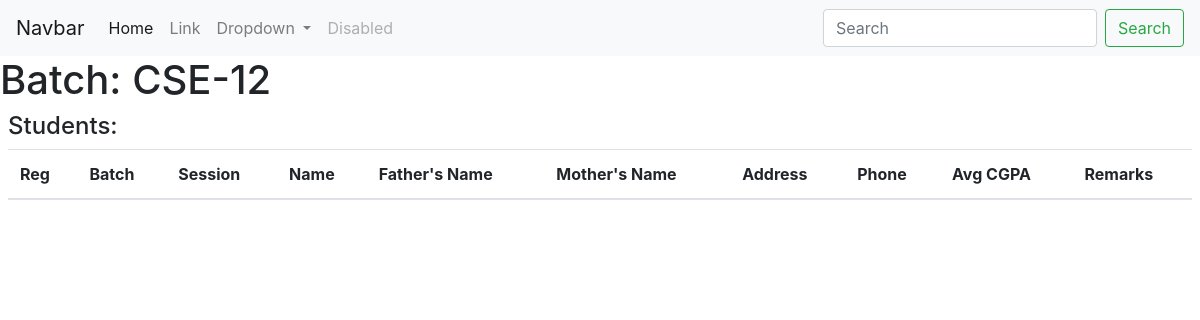
Page /main/students_view/CSE-12 on the earlier database version.
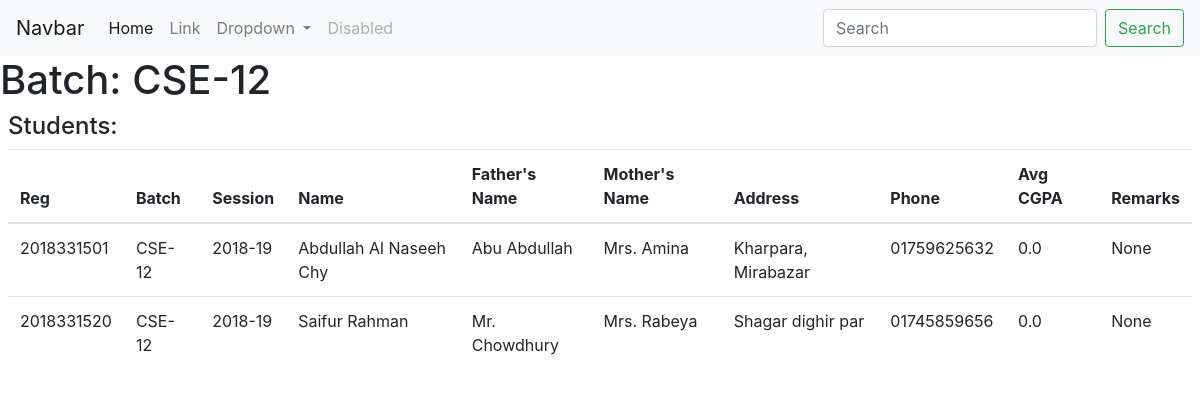
Same page on the later database version.
### main/models.py (models this page shows)
class Student(models.Model):
    id = models.AutoField
    reg_no = models.CharField(max_length=10, default="")
    batch_no = models.CharField(max_length=6, default="")
    session = models.CharField(max_length=8, default="")
    name = models.CharField(max_length=60, default="")
    father_name = models.CharField(max_length=60, default="")
    mother_name = models.CharField(max_length=60, default="")
    address = models.CharField(max_length=100, default="")
    phone = models.CharField(max_length=11, default="")
    isResidential = models.BooleanField(default=False)
    isCR = models.BooleanField(default=False)
    average_cgpa = models.FloatField(default=0)
    remarks = models.CharField(max_length=500, default="")

### main/views.py (the view)
# urls.py: path('students_view/<str:batch_no>', views.students_view, name="students_view"),
def students_view(request, batch_no):
    students = Student.objects.filter(batch_no=batch_no)
    return render(request, 'main/students_view.html', {'batch_no':batch_no, 'students':students})

### main/templates/main/students_view.html (shortened to what this page needs)
{% extends 'main/base.html' %}
{% block body %}
<h1>Batch: {{batch_no}}</h1>
<section class="m-2">
    <h4>Students:</h4>
    <table class="table table-hover">
        <thead>
          <tr>
            <th scope="col">Reg</th>
            <th scope="col">Batch</th>
            <th scope="col">Session</th>
            <th scope="col">Name</th>
            <th scope="col">Father's Name</th>
            <th scope="col">Mother's Name</th>
            <th scope="col">Address</th>
            <th scope="col">Phone</th>
            <th scope="col">Avg CGPA</th>
            <th scope="col">Remarks</th>
          </tr>
        </thead>
        <tbody>
            {% for student in students %}
            <tr>
                <td>{{student.reg_no}}</td>
                <td>{{student.batch_no}}</td>
                <td>{{student.session}}</td>
                <td>{{student.name}}</td>
                <td>{{student.father_name}}</td>
                <td>{{student.mother_name}}</td>
                <td>{{student.address}}</td>
                <td>{{student.phone}}</td>
                <td>{{student.average_cgpa}}</td>
                <td>{{student.remarks}}</td>
            </tr>
            {% endfor %}
        </tbody>
      </table>
</section>
{% endblock %}

Differences in the rows shown:
added Student: reg_no "2018331501", batch_no "CSE-12", session "2018-19", name "Abdullah Al Naseeh Chy", father_name "Abu Abdullah", mother_name "Mrs. Amina", address "Kharpara, Mirabazar", phone "01759625632", average_cgpa "0.0", remarks "None"
added Student: reg_no "2018331520", batch_no "CSE-12", session "2018-19", name "Saifur Rahman", father_name "Mr. Chowdhury", mother_name "Mrs. Rabeya", address "Shagar dighir par", phone "01745859656", average_cgpa "0.0", remarks "None"
